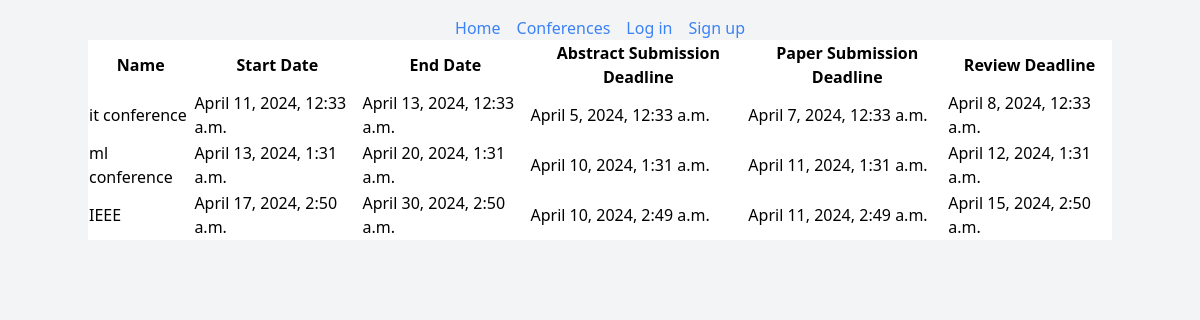
/conferences, run on the app's committed database.
### main/models.py (models this page shows)
class Conference(models.Model):
    name = models.TextField(null=False,primary_key=True)
    start_date = models.DateTimeField(null=False)
    end_date = models.DateTimeField(null=False)
    abstract_submission_deadline = models.DateTimeField(null=False)
    paper_submission_deadline = models.DateTimeField(null=False)
    review_deadline = models.DateTimeField(null=False)

### main/views.py (the view)
# urls.py: path('conferences',views.conferences, name="conferences"),
def conferences(request):
    islogged_in = check_login(request)
    is_admin_logged_in = check_admin_login(request)
    confs = models.Conference.objects.all()
    hashed_user_type = hash_string('chair')
    if request.COOKIES.get('user_type') == hashed_user_type:
        chair = models.Chair.objects.get(email=request.COOKIES.get('email'),password=request.COOKIES.get('password'))
        is_accepted = chair.is_accepted
    else:
        is_accepted = False
    time_now = timezone.now()
    return render(request,"conferences.html",{"islogged_in":islogged_in,"confs":confs,
                                              "user_type":request.COOKIES.get('user_type'),
                                                  "chair_hashed_user_type":hashed_user_type,
                                              "is_accepted":is_accepted,
                                              "is_admin_logged_in":is_admin_logged_in,
                                              "time_now":time_now
                                              })

### main/views.py (called while the page is built)
def check_login(request):
    if request.COOKIES.get('password'):
        return True
    else:
        return False

def check_admin_login(request):
    if request.COOKIES.get('password') == hash_string('admin') and request.COOKIES.get('user_type') == hash_string('admin'):
        return True
    else:
        return False

def hash_string(string):
    return hashlib.sha224(string.encode('utf-8')).hexdigest()

### main/templates/conferences.html (shortened to what this page needs)
{%extends "upper_menu.html" %}
{% block head %}
    {% load static from staticfiles %}
    <link rel="stylesheet" href="{% static '/css/style_conferences.css' %}">
{% endblock %}
{% block content %}
    <div id="divConferenceMainContainer">
        <div id="divConferenceListContainer" class="divChildHalfSpace">
            <table cellspacing="10" style =" background-color: rgb(255, 255, 255);" >
                <tr>
                    <th>
                        Name
                    </th>
                    <th>
                        Start Date
                    </th>
                    <th>
                        End Date
                    </th>
                    <th>
                        Abstract Submission Deadline
                    </th>
                    <th>
                        Paper Submission Deadline
                    </th>
                    <th>
                        Review Deadline
                    </th>
                </tr>
                {% for conf in confs %}
                        <tr>
                            <td>
                                <a href="conference?conf_name={{ conf.name }}">{{ conf.name }}</a>
                            </td>
                            <td>
                                {{ conf.start_date }}
                            </td>
                            <td>
                                {{ conf.end_date }}
                            </td>
                            <td>
                                {{ conf.abstract_submission_deadline }}
                            </td>
                            <td>
                                {{ conf.paper_submission_deadline }}
                            </td>
                        <td>
                                {{ conf.review_deadline }}
                            </td>
                        </tr>
                {% endfor %}
            </table>
        </div>
    </div>
{% endblock %}

### main/static/css/style_conferences.css (style rules this page uses)
#divConferenceMainContainer { display: flex; flex-direction: row; }
#divConferenceListContainer { flex-grow: 1; }

### main/templates/upper_menu.html (style rules this page uses)
body { background-image: url('https://images.unsplash.com/photo-1581502731280-0ae9b758faf3?crop=entropy&cs=tinysrgb&fit=crop&fm=jpg&h=900&ixid=MnwxfDB8MXxyYW5kb218MHx8Y29uZmVyZW5jZXx8fHx8fDE3MTIyMDIyMzM&ixlib=rb-4.0.3&q=80&utm_campaign=api-credit&utm_medium=referral&utm_source=unsplash_source&w=1600'); background-size: cover; background-repeat: no-repeat; height: 100vh; }

### data on the page
Conference: name "it conference", start_date "April 11, 2024, 12:33 a.m.", end_date "April 13, 2024, 12:33 a.m.", abstract_submission_deadline "April 5, 2024, 12:33 a.m.", paper_submission_deadline "April 7, 2024, 12:33 a.m.", review_deadline "April 8, 2024, 12:33 a.m."
Conference: name "ml conference", start_date "April 13, 2024, 1:31 a.m.", end_date "April 20, 2024, 1:31 a.m.", abstract_submission_deadline "April 10, 2024, 1:31 a.m.", paper_submission_deadline "April 11, 2024, 1:31 a.m.", review_deadline "April 12, 2024, 1:31 a.m."
Conference: name "IEEE", start_date "April 17, 2024, 2:50 a.m.", end_date "April 30, 2024, 2:50 a.m.", abstract_submission_deadline "April 10, 2024, 2:49 a.m.", paper_submission_deadline "April 11, 2024, 2:49 a.m.", review_deadline "April 15, 2024, 2:50 a.m."
